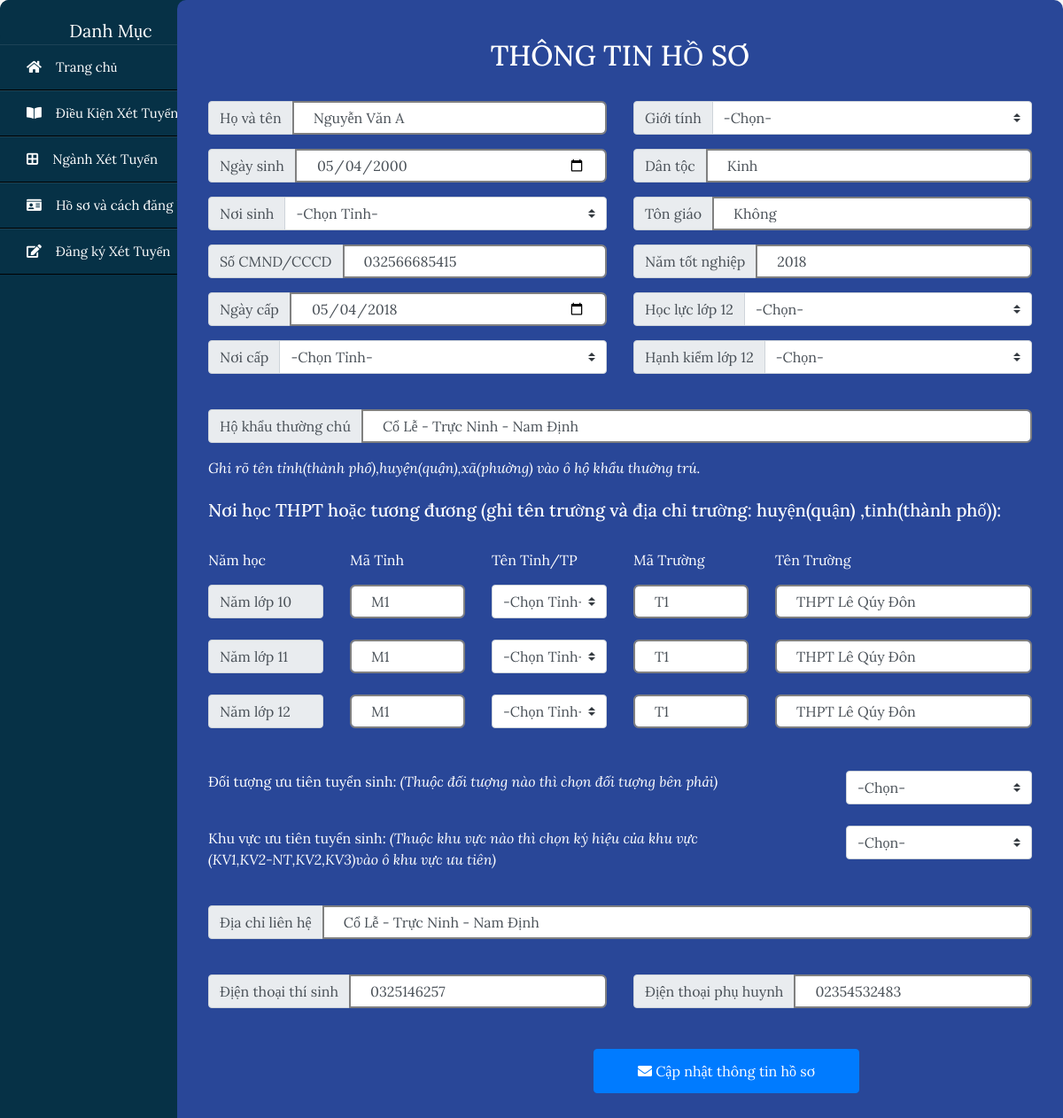
/sua.php?id=3, run on the app's committed database.
### tables this page shows
CREATE TABLE `ttusers` (
  `id` int(10) NOT NULL,
  `hoten` varchar(100) NOT NULL,
  `ngaysinh` date NOT NULL,
  `noisinh` varchar(100) NOT NULL,
  `hocluc` varchar(50) NOT NULL,
  `gioitinh` varchar(50) NOT NULL,
  `dantoc` varchar(50) NOT NULL,
  `tongiao` varchar(50) NOT NULL,
  `namtotnghiep` year(4) NOT NULL,
  `hanhkiem` varchar(50) NOT NULL,
  `cmnd` char(100) NOT NULL,
  `ngaycap` date NOT NULL,
  `noicap` varchar(100) NOT NULL,
  `hokhautc` varchar(100) NOT NULL,
  `dtuutien` char(10) NOT NULL,
  `kvuutien` char(10) NOT NULL,
  `diachilh` varchar(100) NOT NULL,
  `sdt` char(100) NOT NULL,
  `sdtph` char(100) NOT NULL,
  `matinh10` char(10) NOT NULL,
  `matinh11` char(10) NOT NULL,
  `matinh12` char(10) NOT NULL,
  `tinh10` varchar(50) NOT NULL,
  `tinh11` varchar(50) NOT NULL,
  `tinh12` varchar(50) NOT NULL,
  `matruong10` char(10) NOT NULL,
  `matruong11` char(10) NOT NULL,
  `matruong12` char(10) NOT NULL,
  `tentruong10` varchar(50) NOT NULL,
  `tentruong11` varchar(50) NOT NULL,
  `tentruong12` varchar(50) NOT NULL
);

### sua.php (the view, shortened to what this page needs)
<?php
    require 'config/db.php';
?>
<!doctype html>
<html lang="en">
  <head>
    <link rel="stylesheet" href="https://use.fontawesome.com/releases/v5.7.2/css/all.css">
    <link rel="stylesheet" href="https://stackpath.bootstrapcdn.com/bootstrap/4.3.1/css/bootstrap.min.css">
    <link rel="stylesheet"  href="css/stylehoso.css">
</head>
  <body>
<?php
    $id = $_GET['id'];
    $sql_up = "SELECT * FROM ttusers WHERE id = $id";
    $query_up = mysqli_query($conn, $sql_up);
    $row_up = mysqli_fetch_assoc($query_up);
?>
<div class="container-fluid">
    <div class="row">
        <div class="col-md-2">
            <ul class="menu-links">
                <header>Danh Mục</header>
                <li class="MENU0" ><a href="index.php"><i class="fas fa-home"></i>Trang chủ</a></li>
                <li class="MENU1" ><a href="#"><i class="fas fa-book-open"></i>Điều Kiện Xét Tuyển</a></li>
                <li class="MENU2" ><a href="#"><i class="fas fa-border-all"></i>Ngành Xét Tuyển</a></li>
                <li class="MENU3">  <a href="#"><i class="fas fa-id-card"></i>Hồ sơ và cách đăng ký</a></li>
                <li class="MENU4"><a href="#"><i class="fas fa-edit"></i>Đăng ký Xét Tuyển</a></li>
            </ul>
        </div>
        <div class="col-md-10">
        <form class="card-body" method="POST" enctype="multipart/form-data" >
            <div class="container">
                <br>
                <h2 class="form-name">THÔNG TIN HỒ SƠ</h2>
                <br>
                <div class="row">
                    <div class="col-md-6">
                        <div class="left">
                            <div class="input-group mb-3">
                                <div class="input-group-prepend">
                                    <span class="input-group-text" >Họ và tên</span>
                                </div>
                                <input type="text" name="hoten" value="<?php echo $row_up['hoten']; ?>" class="form-control" placeholder="Nhập tên">
                            </div>
                            <div class="input-group mb-3">
                                <div class="input-group-prepend">
                                    <span class="input-group-text" >Ngày sinh</span>
                                </div>
                                <input type="date" name="ngaysinh" value="<?php echo $row_up['ngaysinh']; ?>" class="form-control">
                            </div>
                            <div class="input-group mb-3">
                                <div class="input-group-prepend">
                                    <span class="input-group-text" for="noisinh">Nơi sinh</span>
                                </div>
                                <select class="custom-select" name="noisinh" value="<?php echo $row_up['noisinh']; ?>" >
                                <option selected>-Chọn Tỉnh-</option>
                                </select>
                            </div>
                            <div class="input-group mb-3">
                                <div class="input-group-prepend">
                                    <span class="input-group-text" >Số CMND/CCCD</span>
                                </div>
                                <input type="text" class="form-control" name="cmnd" value="<?php echo $row_up['cmnd']; ?>" placeholder="Số CMND/CCCD">
                            </div>
                            <div class="input-group mb-3">
                                <div class="input-group-prepend">
                                    <span class="input-group-text" >Ngày cấp</span>
                                </div>
                                <input type="date" name="ngaycap" value="<?php echo $row_up['ngaycap']; ?>" class="form-control">
                            </div>
                            <div class="input-group mb-3">
                                <div class="input-group-prepend">
                                    <span class="input-group-text" for="noicap">Nơi cấp</span>
                                </div>
                                <select class="custom-select" name="noicap" value="<?php echo $row_up['noicap']; ?>" >
                                <option selected>-Chọn Tỉnh-</option>
                                </select>
                            </div>
                        </div>
                    </div>
                    <div class="col-md-6">
                        <div class="right">
                            <div class="input-group mb-3">
                                <div class="input-group-prepend">
                                    <span class="input-group-text" for="gioitinh">Giới tính</span>
                                </div>
                                <select class="custom-select" name="gioitinh" value="<?php echo $row_up['gioitinh']; ?>" >
                                    <option selected>-Chọn-</option>
                                </select>
                            </div>
                            <div class="input-group mb-3">
                                <div class="input-group-prepend">
                                    <span class="input-group-text" >Dân tộc</span>
                                </div>
                                <input type="text" class="form-control" name="dantoc" value="<?php echo $row_up['dantoc']; ?>" placeholder="Nhập tên">
                            </div>
                            <div class="input-group mb-3">
                                <div class="input-group-prepend">
                                    <span class="input-group-text" >Tôn giáo</span>
                                </div>
                                <input type="text" class="form-control" name="tongiao" value="<?php echo $row_up['tongiao']; ?>" placeholder="Nhập tên">
                            </div>
                            <div class="input-group mb-3">
                                <div class="input-group-prepend">
                                    <span class="input-group-text" >Năm tốt nghiệp</span>
                                </div>
                                <input type="year" name="namtotnghiep" value="<?php echo $row_up['namtotnghiep']; ?>" class="form-control" placeholder="Nhập năm">
                            </div>
                            <div class="input-group mb-3">
                                <div class="input-group-prepend">
                                    <span class="input-group-text" for="hocluc">Học lực lớp 12</span>
                                </div>
                                <select class="custom-select" name="hocluc" value="<?php echo $row_up['hocluc']; ?>" >
                                    <option selected>-Chọn-</option>
                                </select>
                            </div>
                            <div class="input-group mb-3">
                                <div class="input-group-prepend">
                                    <span class="input-group-text" for="hanhkiem">Hạnh kiểm lớp 12</span>
                                </div>
                                <select class="custom-select" name="hanhkiem" value="<?php echo $row_up['hanhkiem']; ?>" >
                                    <option selected>-Chọn-</option>
                                </select>
                            </div>
                        </div>
                    </div>
                </div>
            </div>
            <br>
            <div class="container">
                <div class="input-group mb-3">
                    <div class="input-group-prepend">
                        <span class="input-group-text" >Hộ khẩu thường chú</span>
                    </div>
                    <input type="text" class="form-control" name="hokhautc" value="<?php echo $row_up['hokhautc']; ?>" placeholder="Nhập hộ khẩu thường chú">
                </div>
                <i>Ghi rõ tên tỉnh(thành phố),huyện(quận),xã(phường) vào ô hộ khẩu thường trú.</i>
                <br>
                <br>
                <h5>Nơi học THPT hoặc tương đương (ghi tên trường và địa chỉ trường: huyện(quận) ,tỉnh(thành phố)):</h5>
                <br>
            </div>
            <div class="container">
                <div class="row">
                    <div class="col-md-2">
                        <p>Năm học</p>
                        <span class="input-group-text" id="basic-addon1">Năm lớp 10</span>
                        <br>
                        <span class="input-group-text" id="basic-addon1">Năm lớp 11</span>
                        <br>
                        <span class="input-group-text" id="basic-addon1">Năm lớp 12</span>
                    </div>
                    <div class="col-md-2">
                        <p>Mã Tỉnh</p>
                        <input type="text" class="form-control" name="matinh10" value="<?php echo $row_up['matinh10']; ?>"  placeholder="Nhập Mã" >
                        <br>
                        <input type="text" class="form-control" name="matinh11" value="<?php echo $row_up['matinh11']; ?>"  placeholder="Nhập Mã" >
                        <br>
                        <input type="text" class="form-control" name="matinh12" value="<?php echo $row_up['matinh12']; ?>"  placeholder="Nhập Mã" >
                    </div>
                    <div class="col-md-2">
                        <p>Tên Tỉnh/TP</p>
                        <select class="custom-select" name="tinh10" value="<?php echo $row_up['tinh10']; ?>" id="tentinh">
                        <option selected>-Chọn Tỉnh-</option>
                        </select>
                        <br>
                        <br>
                        <select class="custom-select" name="tinh11" value="<?php echo $row_up['tinh11']; ?>" id="tentinh">
                        <option selected>-Chọn Tỉnh-</option>
                        </select>
                        <br>
                        <br>
                        <select class="custom-select" name="tinh12" value="<?php echo $row_up['tinh12']; ?>" id="tentinh">
                        <option selected>-Chọn Tỉnh-</option>
                        </select>
                    </div>
                    <div class="col-md-2">
                        <p>Mã Trường</p>
                        <input type="text" class="form-control" name="matruong10" value="<?php echo $row_up['matruong10']; ?>" placeholder="Nhập Mã">
                        <br>
                        <input type="text" class="form-control" name="matruong11" value="<?php echo $row_up['matruong11']; ?>" placeholder="Nhập Mã">
                        <br>
                        <input type="text" class="form-control" name="matruong12" value="<?php echo $row_up['matruong12']; ?>" placeholder="Nhập Mã">
                    </div>
                    <div class="col-md-4">
                        <p>Tên Trường</p>
                        <input  list="tentruong" class="form-control" name="tentruong10" value="<?php echo $row_up['tentruong10']; ?>" placeholder="Tên Trường">
                        <br>
                        <input  list="tentruong" class="form-control" name="tentruong11" value="<?php echo $row_up['tentruong11']; ?>" placeholder="Tên Trường">
                        <br>
                        <input  list="tentruong" class="form-control" name="tentruong12" value="<?php echo $row_up['tentruong12']; ?>" placeholder="Tên Trường">
                    </div>
                </div>
            </div>
            <br>
            <br>
            <div class="container">
                <div class="row">
                    <div class="col-md-9">
                        <p>Đối tượng ưu tiên tuyển sinh: <i>(Thuộc đối tượng nào thì chọn đối tượng bên phải)</i></p>
                        <br>
                        <p>Khu vực ưu tiên tuyển sinh: <i>(Thuộc khu vực nào thì chọn ký hiệu của khu vực<br>(KV1,KV2-NT,KV2,KV3)vào ô khu vực ưu tiên)</i></p>
                    </div>
                    <div class="col-md-3">
                        <select class="custom-select" name="dtuutien" value="<?php echo $row_up['dtuutien']; ?>" >
                            <option selected>-Chọn-</option>
                        </select>
                        <br>
                        <br>
                        <select class="custom-select" name="kvuutien" value="<?php echo $row_up['kvuutien']; ?>" >
                            <option selected>-Chọn-</option>
                        </select>
                    </div>
                </div>
            </div>
            <br>
            <div class="container">
                <div class="input-group mb-3">
                    <div class="input-group-prepend">
                        <span class="input-group-text" >Địa chỉ liên hệ</span>
                    </div>
                    <input type="text" class="form-control" name="diachilh" value="<?php echo $row_up['diachilh']; ?>" placeholder="Nhập địa chỉ liên hệ">
                </div>
            </div>
            <div class="container">
                <div class="row">
                    <div class="col-md-6">
                    <br>
                        <div class="input-group mb-3">
                            <div class="input-group-prepend">
                                <span class="input-group-text" >Địện thoại thí sinh</span>
                            </div>
                            <input type="text" class="form-control" name="sdt" value="<?php echo $row_up['sdt']; ?>" placeholder="Nhập số điện thoại">
                        </div>
                    </div>
                    <div class="col-md-6">
                    <br>
                        <div class="input-group mb-3">
                            <div class="input-group-prepend">
                                <span class="input-group-text" >Địện thoại phụ huynh</span>
                            </div>
                            <input type="text" class="form-control" name="sdtph" value="<?php echo $row_up['sdtph']; ?>" placeholder="Nhập số điện thoại">
                        </div>
                    </div>
                </div>
            </div>
            <button name="sbm" class="btn btn-primary" type="submit"><i class="fa fa-envelope"></i> Cập nhật thông tin hồ sơ</button>
        </form>
        </div>
    </div>
</div>
</body>
</html>

### css/stylehoso.css (style rules this page uses)
html, body { height: 100%; padding: 0px; margin: 0px; background: #f6f6f6; font-family: 'Lora', serif; }
* { margin: 0; padding: 0; list-style: none; text-decoration: none; }
.container input { width: 100%; border: 2px solid grey; position: relative; line-height: 30px; border-radius: 6px; padding: 0 22px; }
.form-name { color: white; text-align: center; }
.container-fluid .row .col-md-10 { background-color: #294798; padding: 0px 0px 50px 0px; border-radius: 10px; }
i,h5,p { color: white; }
.menu-links { position: relative;; right:15px; width: 250px; height: 100%; background-color:#063146; border-radius: 10px; }
.menu-links header { text-align: center; font-size: 20px; color: white; user-select: none; padding-top: 20px ; background-color: #063146; border-radius: 10px; }
.menu-links li a { display: block; height: 100%; width: 100%; line-height: 50px; color: white; font-size: 15px; padding-left: 30px; text-decoration: none; box-sizing: border-box; border-top: 1px solid rgba(225, 225,225,.1); border-bottom: 1px solid black; transition: .4s; }
.menu-links li a i { margin-right: 16px; }
.btn-primary { position:relative; position: fixed; position:static; margin-left: 450px; margin-top: 30px; width: 300px; height: 50px; }

### data on the page
ttusers: hoten "Nguyễn Văn A", ngaysinh "05/04/2000", noisinh "-Chọn Tỉnh-", cmnd "032566685415", ngaycap "05/04/2018", noicap "-Chọn Tỉnh-", gioitinh "-Chọn-", dantoc "Kinh", tongiao "Không", namtotnghiep "2018", hocluc "-Chọn-", hanhkiem "-Chọn-", hokhautc "Cổ Lễ - Trực Ninh - Nam Định", matinh10 "M1", matinh11 "M1", matinh12 "M1", tinh10 "-Chọn Tỉnh-", tinh11 "-Chọn Tỉnh-", tinh12 "-Chọn Tỉnh-", matruong10 "T1", matruong11 "T1", matruong12 "T1", tentruong10 "THPT Lê Qúy Đôn", tentruong11 "THPT Lê Qúy Đôn", tentruong12 "THPT Lê Qúy Đôn", dtuutien "-Chọn-", kvuutien "-Chọn-", diachilh "Cổ Lễ - Trực Ninh - Nam Định", sdt "0325146257", sdtph "02354532483"
